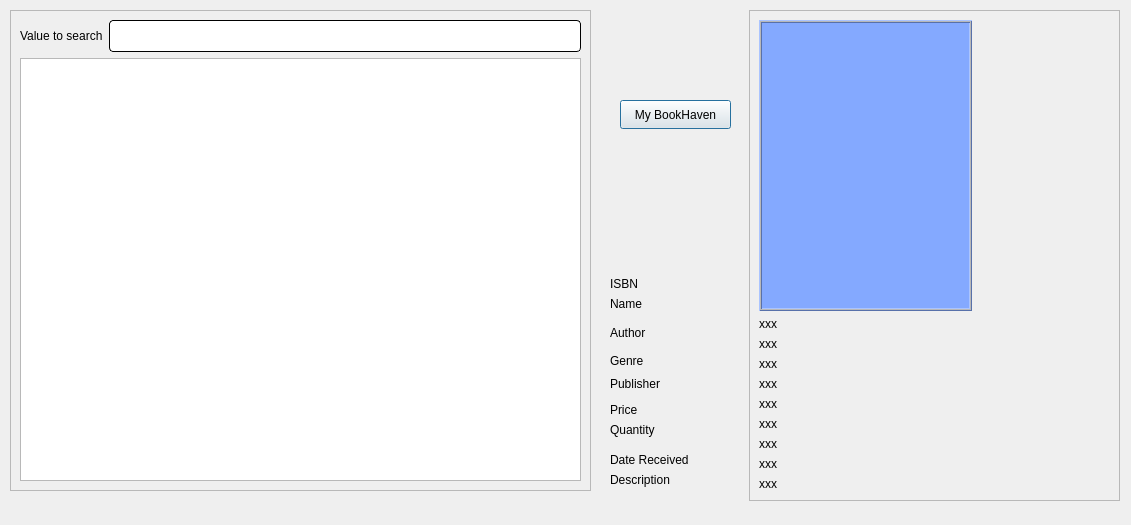
<?xml version="1.0" encoding="UTF-8"?>
<ui version="4.0">
 <class>bookList</class>
 <widget class="QDialog" name="bookList">
  <property name="geometry">
   <rect>
    <x>0</x>
    <y>0</y>
    <width>1131</width>
    <height>525</height>
   </rect>
  </property>
  <property name="windowTitle">
   <string>Dialog</string>
  </property>
  <widget class="QFrame" name="frame">
   <property name="geometry">
    <rect>
     <x>10</x>
     <y>10</y>
     <width>581</width>
     <height>481</height>
    </rect>
   </property>
   <property name="frameShape">
    <enum>QFrame::StyledPanel</enum>
   </property>
   <property name="frameShadow">
    <enum>QFrame::Raised</enum>
   </property>
   <layout class="QVBoxLayout" name="verticalLayout_2">
    <item>
     <layout class="QVBoxLayout" name="verticalLayout">
      <item>
       <layout class="QHBoxLayout" name="horizontalLayout">
        <item>
         <widget class="QLabel" name="label">
          <property name="sizePolicy">
           <sizepolicy hsizetype="Fixed" vsizetype="Fixed">
            <horstretch>0</horstretch>
            <verstretch>0</verstretch>
           </sizepolicy>
          </property>
          <property name="styleSheet">
           <string notr="true">font: 13pt &quot;Lato Black&quot;;
color: rgb(0, 0, 0);</string>
          </property>
          <property name="text">
           <string>Value to search</string>
          </property>
         </widget>
        </item>
        <item>
         <widget class="QLineEdit" name="value">
          <property name="styleSheet">
           <string notr="true">QLineEdit{
	background-color: rgb(255, 255, 255);
	 border: 1px  solid;
     border-radius: 4px;
	font: 24px
}</string>
          </property>
         </widget>
        </item>
       </layout>
      </item>
      <item>
       <widget class="QTableView" name="tableView">
        <property name="styleSheet">
         <string notr="true">QHeaderView::section { background-color: #4f85e2; font: solid}</string>
        </property>
        <property name="selectionBehavior">
         <enum>QAbstractItemView::SelectRows</enum>
        </property>
        <attribute name="horizontalHeaderHighlightSections">
         <bool>true</bool>
        </attribute>
        <attribute name="verticalHeaderVisible">
         <bool>false</bool>
        </attribute>
        <attribute name="verticalHeaderHighlightSections">
         <bool>false</bool>
        </attribute>
       </widget>
      </item>
     </layout>
    </item>
   </layout>
  </widget>
  <widget class="QFrame" name="frame_2">
   <property name="geometry">
    <rect>
     <x>749</x>
     <y>10</y>
     <width>371</width>
     <height>491</height>
    </rect>
   </property>
   <property name="frameShape">
    <enum>QFrame::StyledPanel</enum>
   </property>
   <property name="frameShadow">
    <enum>QFrame::Raised</enum>
   </property>
   <layout class="QVBoxLayout" name="verticalLayout_4">
    <item>
     <layout class="QHBoxLayout" name="horizontalLayout_2">
      <item>
       <widget class="QLabel" name="coverLabel">
        <property name="focusPolicy">
         <enum>Qt::StrongFocus</enum>
        </property>
        <property name="styleSheet">
         <string notr="true">background-color: #84A9FF;
border-color: rgb(0, 0, 0);</string>
        </property>
        <property name="frameShape">
         <enum>QFrame::Box</enum>
        </property>
        <property name="frameShadow">
         <enum>QFrame::Raised</enum>
        </property>
        <property name="midLineWidth">
         <number>1</number>
        </property>
        <property name="text">
         <string/>
        </property>
       </widget>
      </item>
      <item>
       <spacer name="horizontalSpacer">
        <property name="orientation">
         <enum>Qt::Horizontal</enum>
        </property>
        <property name="sizeType">
         <enum>QSizePolicy::Fixed</enum>
        </property>
        <property name="sizeHint" stdset="0">
         <size>
          <width>138</width>
          <height>20</height>
         </size>
        </property>
       </spacer>
      </item>
     </layout>
    </item>
    <item>
     <layout class="QVBoxLayout" name="verticalLayout_3">
      <item>
       <widget class="QLabel" name="ISBN">
        <property name="sizePolicy">
         <sizepolicy hsizetype="Fixed" vsizetype="Fixed">
          <horstretch>0</horstretch>
          <verstretch>0</verstretch>
         </sizepolicy>
        </property>
        <property name="styleSheet">
         <string notr="true">font: 10pt &quot;Comic Sans MS&quot;;
color: rgb(0, 0, 0);</string>
        </property>
        <property name="text">
         <string>xxx</string>
        </property>
       </widget>
      </item>
      <item>
       <widget class="QLabel" name="name">
        <property name="sizePolicy">
         <sizepolicy hsizetype="Fixed" vsizetype="Fixed">
          <horstretch>0</horstretch>
          <verstretch>0</verstretch>
         </sizepolicy>
        </property>
        <property name="styleSheet">
         <string notr="true">font: 10pt &quot;Comic Sans MS&quot;;
color: rgb(0, 0, 0);</string>
        </property>
        <property name="text">
         <string>xxx</string>
        </property>
       </widget>
      </item>
      <item>
       <widget class="QLabel" name="author">
        <property name="sizePolicy">
         <sizepolicy hsizetype="Fixed" vsizetype="Fixed">
          <horstretch>0</horstretch>
          <verstretch>0</verstretch>
         </sizepolicy>
        </property>
        <property name="styleSheet">
         <string notr="true">font: 10pt &quot;Comic Sans MS&quot;;
color: rgb(0, 0, 0);</string>
        </property>
        <property name="text">
         <string>xxx</string>
        </property>
       </widget>
      </item>
      <item>
       <widget class="QLabel" name="genre">
        <property name="sizePolicy">
         <sizepolicy hsizetype="Fixed" vsizetype="Fixed">
          <horstretch>0</horstretch>
          <verstretch>0</verstretch>
         </sizepolicy>
        </property>
        <property name="styleSheet">
         <string notr="true">font: 10pt &quot;Comic Sans MS&quot;;
color: rgb(0, 0, 0);</string>
        </property>
        <property name="text">
         <string>xxx</string>
        </property>
       </widget>
      </item>
      <item>
       <widget class="QLabel" name="publisher">
        <property name="sizePolicy">
         <sizepolicy hsizetype="Fixed" vsizetype="Fixed">
          <horstretch>0</horstretch>
          <verstretch>0</verstretch>
         </sizepolicy>
        </property>
        <property name="styleSheet">
         <string notr="true">font: 10pt &quot;Comic Sans MS&quot;;
color: rgb(0, 0, 0);</string>
        </property>
        <property name="text">
         <string>xxx</string>
        </property>
       </widget>
      </item>
      <item>
       <widget class="QLabel" name="price">
        <property name="sizePolicy">
         <sizepolicy hsizetype="Fixed" vsizetype="Fixed">
          <horstretch>0</horstretch>
          <verstretch>0</verstretch>
         </sizepolicy>
        </property>
        <property name="styleSheet">
         <string notr="true">font: 10pt &quot;Comic Sans MS&quot;;
color: rgb(0, 0, 0);</string>
        </property>
        <property name="text">
         <string>xxx</string>
        </property>
       </widget>
      </item>
      <item>
       <widget class="QLabel" name="quantity">
        <property name="sizePolicy">
         <sizepolicy hsizetype="Fixed" vsizetype="Fixed">
          <horstretch>0</horstretch>
          <verstretch>0</verstretch>
         </sizepolicy>
        </property>
        <property name="styleSheet">
         <string notr="true">font: 10pt &quot;Comic Sans MS&quot;;
color: rgb(0, 0, 0);</string>
        </property>
        <property name="text">
         <string>xxx</string>
        </property>
       </widget>
      </item>
      <item>
       <widget class="QLabel" name="date">
        <property name="sizePolicy">
         <sizepolicy hsizetype="Fixed" vsizetype="Fixed">
          <horstretch>0</horstretch>
          <verstretch>0</verstretch>
         </sizepolicy>
        </property>
        <property name="styleSheet">
         <string notr="true">font: 10pt &quot;Comic Sans MS&quot;;
color: rgb(0, 0, 0);</string>
        </property>
        <property name="text">
         <string>xxx</string>
        </property>
       </widget>
      </item>
      <item>
       <widget class="QLabel" name="desc">
        <property name="sizePolicy">
         <sizepolicy hsizetype="Fixed" vsizetype="Fixed">
          <horstretch>0</horstretch>
          <verstretch>0</verstretch>
         </sizepolicy>
        </property>
        <property name="styleSheet">
         <string notr="true">font: 10pt &quot;Comic Sans MS&quot;;
color: rgb(0, 0, 0);</string>
        </property>
        <property name="text">
         <string>xxx</string>
        </property>
       </widget>
      </item>
     </layout>
    </item>
   </layout>
  </widget>
  <widget class="QLabel" name="ISBN_2">
   <property name="geometry">
    <rect>
     <x>610</x>
     <y>270</y>
     <width>50</width>
     <height>27</height>
    </rect>
   </property>
   <property name="sizePolicy">
    <sizepolicy hsizetype="Fixed" vsizetype="Fixed">
     <horstretch>0</horstretch>
     <verstretch>0</verstretch>
    </sizepolicy>
   </property>
   <property name="styleSheet">
    <string notr="true">font: 10pt &quot;Lato&quot;;
color: rgb(0, 0, 0);</string>
   </property>
   <property name="text">
    <string>ISBN</string>
   </property>
  </widget>
  <widget class="QLabel" name="name_2">
   <property name="geometry">
    <rect>
     <x>610</x>
     <y>290</y>
     <width>58</width>
     <height>27</height>
    </rect>
   </property>
   <property name="sizePolicy">
    <sizepolicy hsizetype="Fixed" vsizetype="Fixed">
     <horstretch>0</horstretch>
     <verstretch>0</verstretch>
    </sizepolicy>
   </property>
   <property name="styleSheet">
    <string notr="true">font: 10pt &quot;Lato&quot;;
color: rgb(0, 0, 0);</string>
   </property>
   <property name="text">
    <string>Name</string>
   </property>
  </widget>
  <widget class="QLabel" name="publisher_2">
   <property name="geometry">
    <rect>
     <x>610</x>
     <y>370</y>
     <width>92</width>
     <height>27</height>
    </rect>
   </property>
   <property name="sizePolicy">
    <sizepolicy hsizetype="Fixed" vsizetype="Fixed">
     <horstretch>0</horstretch>
     <verstretch>0</verstretch>
    </sizepolicy>
   </property>
   <property name="styleSheet">
    <string notr="true">font: 10pt &quot;Lato&quot;;
color: rgb(0, 0, 0);</string>
   </property>
   <property name="text">
    <string>Publisher</string>
   </property>
  </widget>
  <widget class="QLabel" name="genre_2">
   <property name="geometry">
    <rect>
     <x>610</x>
     <y>347</y>
     <width>61</width>
     <height>27</height>
    </rect>
   </property>
   <property name="sizePolicy">
    <sizepolicy hsizetype="Fixed" vsizetype="Fixed">
     <horstretch>0</horstretch>
     <verstretch>0</verstretch>
    </sizepolicy>
   </property>
   <property name="styleSheet">
    <string notr="true">font: 10pt &quot;Lato&quot;;
color: rgb(0, 0, 0);</string>
   </property>
   <property name="text">
    <string>Genre</string>
   </property>
  </widget>
  <widget class="QLabel" name="date_2">
   <property name="geometry">
    <rect>
     <x>610</x>
     <y>450</y>
     <width>141</width>
     <height>20</height>
    </rect>
   </property>
   <property name="sizePolicy">
    <sizepolicy hsizetype="Fixed" vsizetype="Fixed">
     <horstretch>0</horstretch>
     <verstretch>0</verstretch>
    </sizepolicy>
   </property>
   <property name="styleSheet">
    <string notr="true">font: 10pt &quot;Lato&quot;;
color: rgb(0, 0, 0);</string>
   </property>
   <property name="text">
    <string>Date Received</string>
   </property>
  </widget>
  <widget class="QLabel" name="price_2">
   <property name="geometry">
    <rect>
     <x>610</x>
     <y>400</y>
     <width>50</width>
     <height>20</height>
    </rect>
   </property>
   <property name="sizePolicy">
    <sizepolicy hsizetype="Fixed" vsizetype="Fixed">
     <horstretch>0</horstretch>
     <verstretch>0</verstretch>
    </sizepolicy>
   </property>
   <property name="styleSheet">
    <string notr="true">font: 10pt &quot;Lato&quot;;
color: rgb(0, 0, 0);</string>
   </property>
   <property name="text">
    <string>Price</string>
   </property>
  </widget>
  <widget class="QLabel" name="author_2">
   <property name="geometry">
    <rect>
     <x>610</x>
     <y>319</y>
     <width>68</width>
     <height>27</height>
    </rect>
   </property>
   <property name="sizePolicy">
    <sizepolicy hsizetype="Fixed" vsizetype="Fixed">
     <horstretch>0</horstretch>
     <verstretch>0</verstretch>
    </sizepolicy>
   </property>
   <property name="styleSheet">
    <string notr="true">font: 10pt &quot;Lato&quot;;
color: rgb(0, 0, 0);</string>
   </property>
   <property name="text">
    <string>Author</string>
   </property>
  </widget>
  <widget class="QLabel" name="quantity_2">
   <property name="geometry">
    <rect>
     <x>610</x>
     <y>420</y>
     <width>86</width>
     <height>20</height>
    </rect>
   </property>
   <property name="sizePolicy">
    <sizepolicy hsizetype="Fixed" vsizetype="Fixed">
     <horstretch>0</horstretch>
     <verstretch>0</verstretch>
    </sizepolicy>
   </property>
   <property name="styleSheet">
    <string notr="true">font: 10pt &quot;Lato&quot;;
color: rgb(0, 0, 0);</string>
   </property>
   <property name="text">
    <string>Quantity</string>
   </property>
  </widget>
  <widget class="QLabel" name="date_3">
   <property name="geometry">
    <rect>
     <x>610</x>
     <y>470</y>
     <width>141</width>
     <height>20</height>
    </rect>
   </property>
   <property name="sizePolicy">
    <sizepolicy hsizetype="Fixed" vsizetype="Fixed">
     <horstretch>0</horstretch>
     <verstretch>0</verstretch>
    </sizepolicy>
   </property>
   <property name="styleSheet">
    <string notr="true">font: 10pt &quot;Lato&quot;;
color: rgb(0, 0, 0);</string>
   </property>
   <property name="text">
    <string>Description</string>
   </property>
  </widget>
  <widget class="QPushButton" name="pushButton">
   <property name="geometry">
    <rect>
     <x>620</x>
     <y>100</y>
     <width>111</width>
     <height>29</height>
    </rect>
   </property>
   <property name="text">
    <string>My BookHaven</string>
   </property>
  </widget>
 </widget>
 <resources/>
 <connections/>
</ui>
